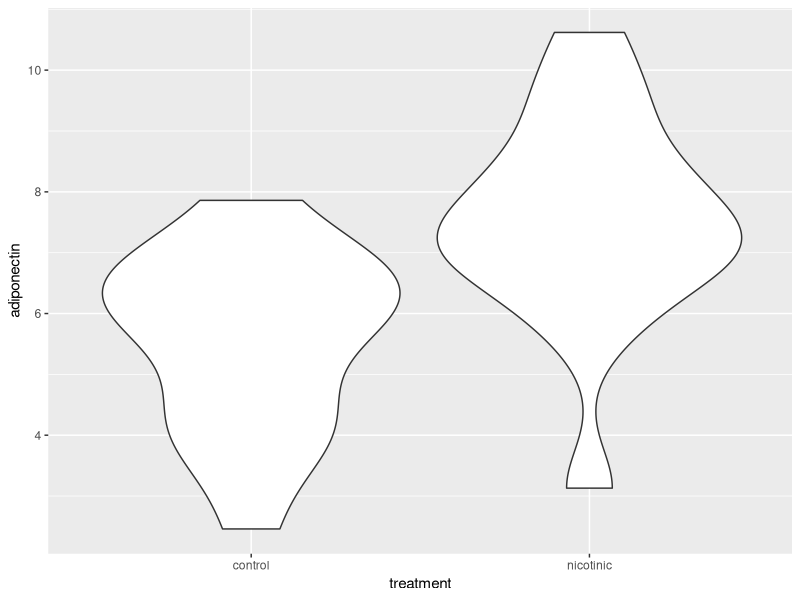
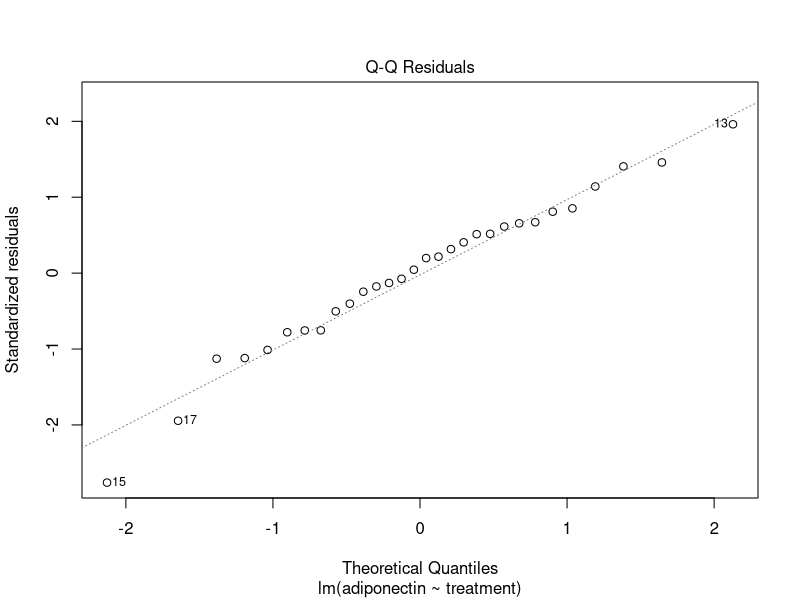
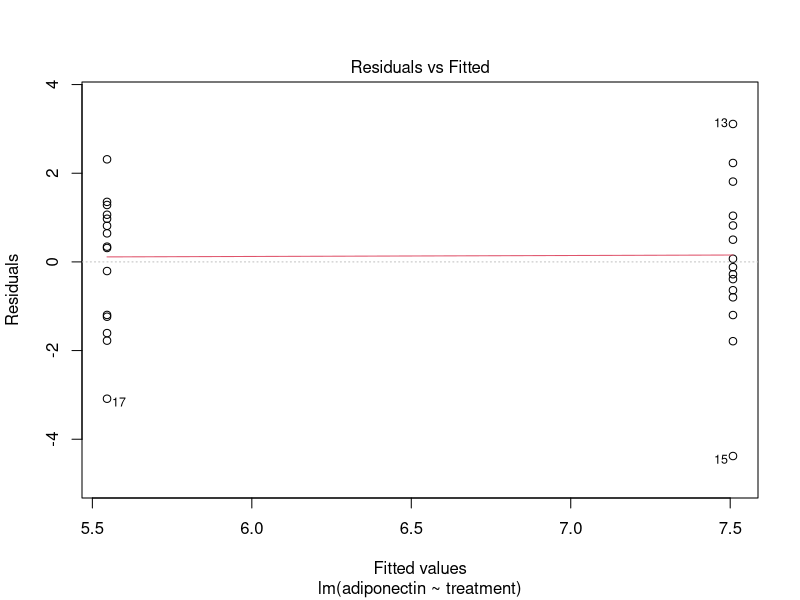
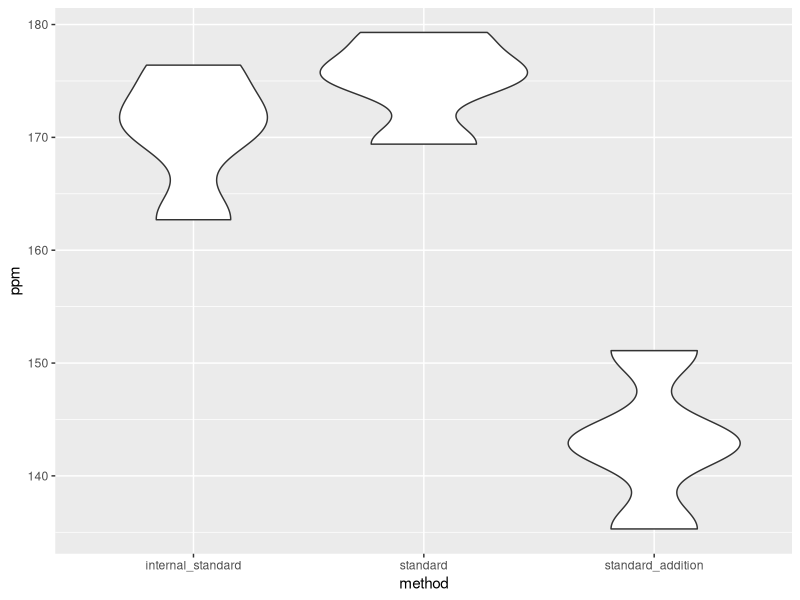
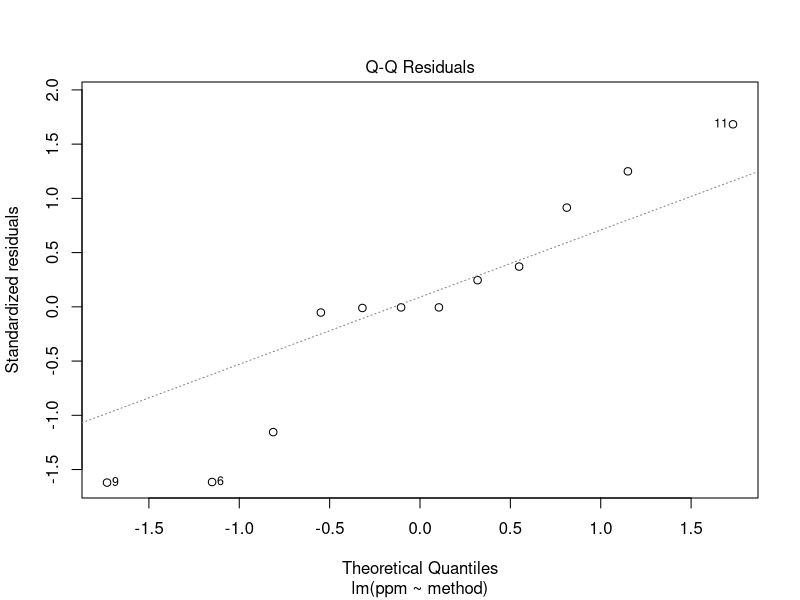
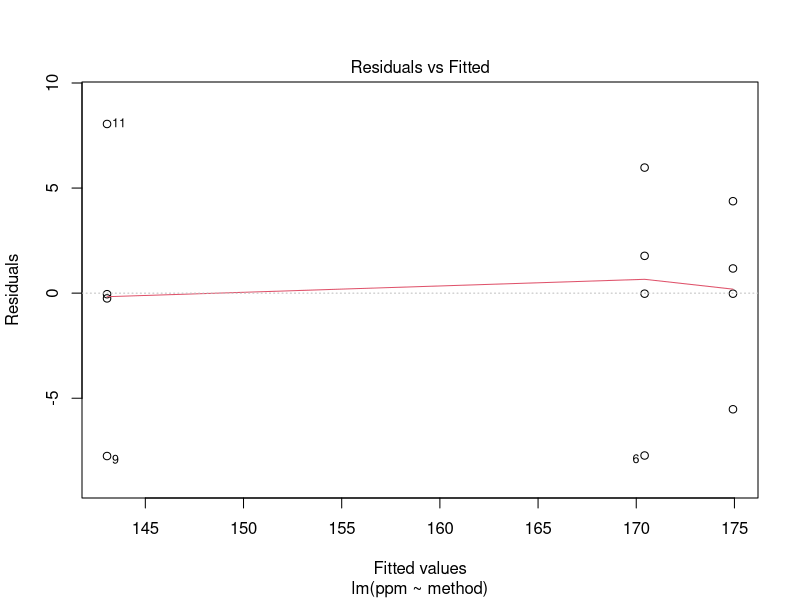
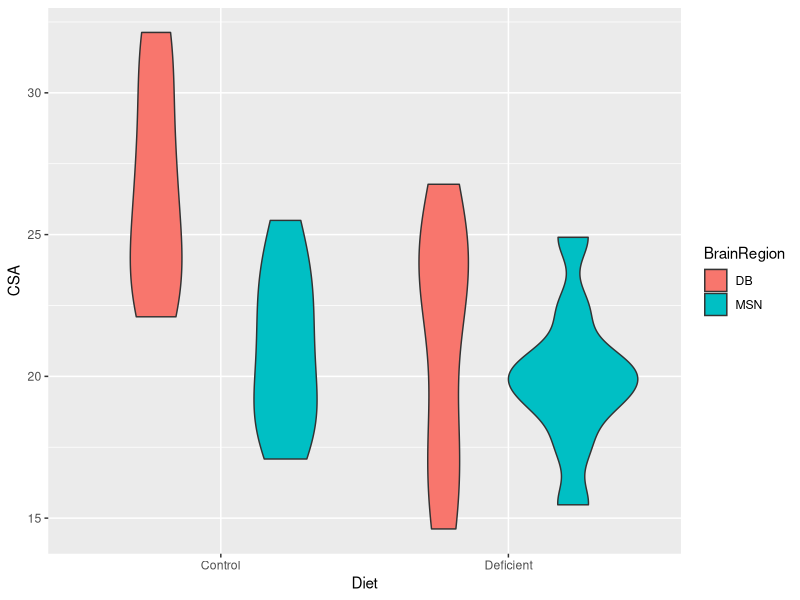
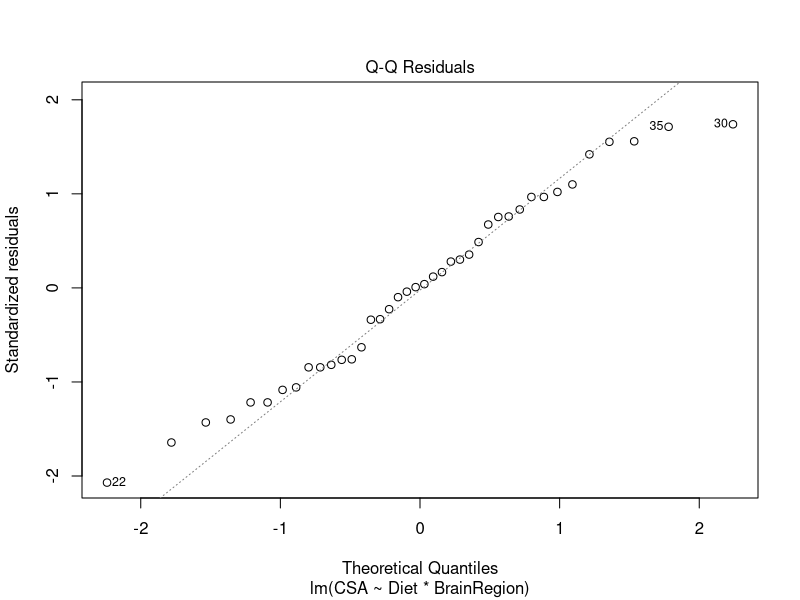

The R script that drew these images, in order:
## ---- chunk 1
knitr::opts_chunk$set(include = FALSE,
                      message = FALSE,
                      warning = FALSE,
                      include = FALSE)
## ---- chunk 2
library(tidyverse)
library(lsmeans)
library(multcompView)
## ---- chunk 3
# The effect of nicotinic acid treatment on the adiponectin secretion of an adipocytes cell line

# read in the data file
adip <- read_table("../data-raw/adipocytes.txt")

# identify the response and explanatory variables
# the response is adiponectin a continuous variable. treatment is the explanatory variable with two levels: nicotinic and control

# make a quick plot of the data and summarise it
# quick plot
ggplot(data = adip, aes(x = treatment, y = adiponectin)) +
  geom_violin()
# the control mean is a bit lower than the nicotinic treatment mean
# summarise
adip_summary <- adip %>% 
  group_by(treatment) %>%
  summarise(mean = mean(adiponectin),
            std = sd(adiponectin),
            n = length(adiponectin),
            se = std/sqrt(n))

# build a model with `lm()` and examine it using `summary()`
mod <- lm(data = adip, adiponectin ~ treatment)
summary(mod)
# what are the model coefficients and how do they relate to the group means
# The first group of treatment is control so  
# b0 = 5.546 pg/ml is the mean of the control treated cells. 
# b1 = 1.9627 is labelled treatmentnicotinic and is the difference between the control treated and nicotinic acid treated cells. Thus the mean of the these cells is 5.5460 + 1.9627= 7.5087 pg/ml

# what proportion of the variance in the response is explained by the model? 
# 0.2767

# evaluate whether the assumptions of the linear model are met
plot(mod, which = 2)
plot(mod, which = 1)
# these look fine

# determine whether the effects are significant  
# the effect of treating with nicotinic acid is significant ( p = 0.0028) we can tell because b1 is significant (the F test of model overall tells us the same)
# figure 
p <- ggplot() +
  geom_jitter(data = adip, 
              aes(x = treatment, y = adiponectin), 
              width = 0.25) +
  geom_errorbar(data = adip_summary,
                aes(x = treatment,
                    ymin = mean,
                    ymax = mean),
                width = .3) +
  geom_errorbar(data = adip_summary,
                aes(x = treatment,
                    ymin = mean - se,
                    ymax = mean + se),
                width = .6) +
  geom_segment(aes(x = 1, y = 11, xend = 2, yend = 11)) +
  geom_segment(aes(x = 1, y = 11, xend = 1, yend = 10.8)) +
  geom_segment(aes(x = 2, y = 11, xend = 2, yend = 10.8)) +
  annotate("text", x = 1.5, y = 11.2,  label = "**", size = 6) +
  scale_x_discrete(labels = c("Control", "Nicotinic acid"),
                   name = "Treatment") +
  scale_y_continuous(name = "Adiponectin (pg/ml)",
                     expand = c(0, 0),
                     limits = c(0, 12)) +
  theme_classic() +
  theme(axis.text = element_text(size = 12),
        axis.title = element_text(size = 14))

ggsave("../figures/adiponectin.tif", 
       plot = p, 
       device = "tiff",
       width = 3.2, 
       height = 3.2,
       units = "in",
       dpi = 300)

## ---- chunk 4
# The effect of standardization method on the concentration of long-chain hydrocarbons determined (ppm) from a single sample

# read in the data file
analyte <- read_table("../data-raw/analyte.txt")

# identify the response and explanatory variables
# the response is ppm a continuous variable. method is the explanatory variable with three levels: internal_standard, standard and standard_addition

# make a quick plot of the data and summarise it
# quick plot
ggplot(data = analyte, aes(x = method, y = ppm)) +
  geom_violin()
# two of the methods give similar readings but the standard_addition method is giving lower concentrations
# summarise
analyte_summary <- analyte %>% 
  group_by(method) %>%
  summarise(mean = mean(ppm),
            std = sd(ppm),
            n = length(ppm),
            se = std/sqrt(n))

# build a model with `lm()` and examine it using `summary()`
mod <- lm(data = analyte, ppm ~ method)
summary(mod)
# what are the model coefficients and how do they relate to the group means
# The first group of method is internal_standard so  
# b0 = 170.425 ppm is the mean of the internal_standard.  
# b1 = 4.500 is labelled methodstandard and is the difference between the internal_standard and standard methods, i.e., 170.425 + 4.500= 174.925 ppm.
# b2 = -27.375 is labelled methodstandard_addition and is the difference between the internal_standard and standard_addition methods, i.e., 170.425 -27.375 = 143.05 ppm.

# what proportion of the variance in the response is explained by the model? 
# 0.8966

# evaluate whether the assumptions of the linear model are met
plot(mod, which = 2)
plot(mod, which = 1)
# to be honest, the total number of data points makes this difficult to assess robustly
# but from what we can see, there are no big issues.

# determine whether the effects are significant  
anova(mod)
# the effect of method is significant ( p < 0.001) When there is only one variable in the model, this is the same as the F test at the end of the summary.
# we know from the summary that the internal_standard and standard_addition methods differ (because b2 was significant) but we need a post-hoc test to check all the pairwise comparisons. I'm using `lsmeans()` from the **`lsmeans`** package and `pairs()` from the **`multcompView`** to do a Tukey test

lsmeans(mod, ~method) %>% pairs()

# the standard_addition method gives significantly lower concentrations than the other two methods.

# figure 
p <- ggplot() +
  geom_jitter(data = analyte, 
              aes(x = method, y = ppm), 
              width = 0.25) +
  geom_errorbar(data = analyte_summary,
                aes(x = method,
                    ymin = mean,
                    ymax = mean),
                width = .3) +
  geom_errorbar(data = analyte_summary,
                aes(x = method,
                    ymin = mean - se,
                    ymax = mean + se),
                width = .6) +
  geom_segment(aes(x = 1, y = 190, xend = 2, yend = 190)) +
  geom_segment(aes(x = 1, y = 190, xend = 1, yend = 187)) +
  geom_segment(aes(x = 2, y = 190, xend = 2, yend = 187)) +
  annotate("text", x = 1.5, y = 192,  label = "***", size = 4) +
  geom_segment(aes(x = 1, y = 198, xend = 3, yend = 198)) +
  geom_segment(aes(x = 1, y = 198, xend = 1, yend = 195)) +
  geom_segment(aes(x = 3, y = 198, xend = 3, yend = 195)) +
  annotate("text", x = 2, y = 200,  label = "***", size = 4) +
  scale_x_discrete(labels = c("Internal\nStandard", "Standard", "Standard\nAdditional"),
                   name = "Method") +
  scale_y_continuous(name = "LCHC concentration (ppm)",
                     expand = c(0, 0),
                     limits = c(0, 210)) +
  theme_classic() +
  theme(axis.text = element_text(size = 11),
        axis.title = element_text(size = 14))

ggsave("../figures/lchc.tif", 
       plot = p, 
       device = "tiff",
       width = 3.2, 
       height = 3.2,
       units = "in",
       dpi = 300)

## ---- chunk 5
# The effect of maternal choline deficiency on neuron cross sectional area in two brain regions in Mice
# read in the data file
neuron <- read_table("../data-raw/neuronregion.txt")

# identify the response and explanatory variables
# the response is CSA a continuous variable. There are two explanatory variables: Diet with two level (control and deficient) and BrainRegion with two levels (DB and MSN)

# make a quick plot of the data and summarise it
# quick plot
ggplot(data = neuron, aes(x = Diet, y = CSA, fill = BrainRegion)) +
  geom_violin()
# it looks like the deficient diet does affect the cross sectional area of neurons, but mainly in the DB region. There seems to be a difference between the brain regions in a normal diet but not in the deficiant diet.
# summarise
neuron_summary <- neuron %>% 
  group_by(Diet, BrainRegion) %>%
  summarise(mean = mean(CSA),
            std = sd(CSA),
            n = length(CSA),
            se = std/sqrt(n))

# build a model with `lm()` and examine it using `summary()`
mod <- lm(data = neuron, CSA ~ Diet * BrainRegion)
summary(mod)
# what are the model coefficients and how do they relate to the group means
# The first group of Diet is control and the first group of BrainRegion is DB so  
# b0 = 26.665 is the mean of the Control-DB 
# b1 = -5.440 is labelled DietDeficient and is the difference between the Control-DB and Deficient-DB, i.e., the mean of Deficient-DB is 26.665 - 5.440 = 21.225 is 
# b2 = -5.695 is labelled BrainRegionMSN and is the difference between the Control-DB and Control-MSN, i.e., the mean of Control-MSN is 26.665 - 5.695 = 20.97 
# b4 = 4.403 is labelled DietDeficient:BrainRegionMSN and is the effect of changing both diet and region that is additional to their independent effects, i.e., the mean of Deficient-MSN is 26.665 - 5.440 -5.695 + 4.403 =  19.933 

# what proportion of the variance in the response is explained by the model? 
# 0.4034

# evaluate whether the assumptions of the linear model are met
plot(mod, which = 2)
plot(mod, which = 1)
# these look ok

# determine whether the effects are significant  
anova(mod)
# the effect of Diet is significant (p = 0.004) 
# the effect of BrainRegion is significant (p = 0.002)
# but the interaction between them is significant (p = 0.046).

# we need a post-hoc test to check all the pairwise comparisons. 
lsmeans(mod, ~ Diet:BrainRegion) %>% pairs()
# The differences are between: Deficient DB and  Control DB (p = 0.0048); Control MSN and Control DB (p =  0.003); and Deficient MSN and Control DB (p < 0.001). Control.DB differs from all but there are no other differences





# figure 
# palette
# blue, pink, green triadic
pal4 <- c("#256c7a", "#7a256c", "#6c7a25")

p <- ggplot() +
  geom_point(data = neuron, aes(x = Diet,
                                    y = CSA,
                                    colour = BrainRegion),
             position = position_jitterdodge(dodge.width = 1,
                                             jitter.width = 0.15,
                                             jitter.height = 0),
             size = 2) +
  geom_errorbar(data = neuron_summary, 
                aes(x = Diet, ymin = mean - se, ymax = mean + se, group = BrainRegion),
                width = 0.5, size = 1,
                position = position_dodge(width = 1)) +
  geom_errorbar(data = neuron_summary, 
                aes(x = Diet, ymin = mean, ymax = mean, group = BrainRegion),
                width = 0.4, size = 1,
                position = position_dodge(width = 1) ) +
  scale_x_discrete(name = "Diet") +
  scale_y_continuous(name = "CSA (units)",
                     expand = c(0, 0),
                     limits = c(0, 45)) +
  scale_colour_manual(values = pal4[1:2], name = "Brain Region") +
  # Deficient.DB - Control.DB **
  annotate("segment",
           x = 0.75, xend = 1.25,
           y = 35, yend = 35,
           colour = "black") +
  annotate("segment",
           x = 1.25, xend = 1.25,
           y = 35, yend = 34,
           colour = "black") +
  annotate("segment",
           x = 0.75, xend = 0.75,
           y = 35, yend = 34,
           colour = "black") +
  annotate("text",
           x = 1,  y = 36,
           label = "***", size = 6) +
  # Control.MSN - Control.DB **
  annotate("segment",
           x = 0.75, xend = 1.75,
           y = 38, yend = 38,
           colour = "black") +
  annotate("segment",
           x = 0.75, xend = 0.75,
           y = 38, yend = 37,
           colour = "black") +
  annotate("segment",
           x = 1.75, xend = 1.75,
           y = 38, yend = 37,
           colour = "black") +
  annotate("text", x = 1.25,  y = 39,
           label = "**", size = 6) +
# Deficient.MSN - Control.DB ***
  annotate("segment",
           x = 0.75, xend = 2.25,
           y = 41, yend = 41,
           colour = "black") +
  annotate("segment",
           x = 0.75, xend = 0.75,
           y = 41, yend = 40,
           colour = "black") +
  annotate("segment",
           x = 2.25, xend = 2.25,
           y = 41, yend = 40,
           colour = "black") +
  annotate("text", x = 1.5,  y = 42,
           label = "***", size = 6) +
  theme_classic() +
  theme(legend.title = element_text(size = 11),
        legend.text = element_text(size = 9),
        legend.position = c(0.2, 0.2),
        axis.text = element_text(size = 11),
        axis.title = element_text(size = 14))

ggsave("../figures/neuron.tif", 
       plot = p, 
       device = "tiff",
       width = 3.5, 
       height = 4,
       units = "in",
       dpi = 300)
